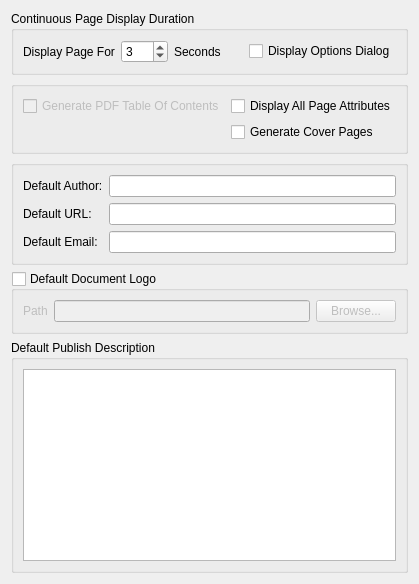
     <widget class="QWidget" name="tabPublishing">
      <attribute name="title">
       <string>Publishing</string>
      </attribute>
      <layout class="QVBoxLayout" name="verticalLayout_9">
       <item>
        <widget class="QGroupBox" name="pageProcessingContinuousGrpBox">
         <property name="title">
          <string>Continuous Page Display Duration</string>
         </property>
         <layout class="QHBoxLayout" name="horizontalLayout_11">
          <item>
           <widget class="QLabel" name="label_10">
            <property name="sizePolicy">
             <sizepolicy hsizetype="Fixed" vsizetype="Preferred">
              <horstretch>0</horstretch>
              <verstretch>0</verstretch>
             </sizepolicy>
            </property>
            <property name="contextMenuPolicy">
             <enum>Qt::ContextMenuPolicy::PreventContextMenu</enum>
            </property>
            <property name="toolTip">
             <string>Set the page 'display pause' in seconds. Minimum pause is 0, maximum pause is 180.</string>
            </property>
            <property name="text">
             <string>Display Page For</string>
            </property>
           </widget>
          </item>
          <item>
           <widget class="QSpinBox" name="pageDisplayPauseSpin">
            <property name="toolTip">
             <string>Set the page 'display pause' in seconds. Minimum pause is 0, maximum pause is180.</string>
            </property>
            <property name="minimum">
             <number>0</number>
            </property>
            <property name="maximum">
             <number>180</number>
            </property>
            <property name="value">
             <number>3</number>
            </property>
           </widget>
          </item>
          <item>
           <widget class="QLabel" name="label_12">
            <property name="sizePolicy">
             <sizepolicy hsizetype="Fixed" vsizetype="Preferred">
              <horstretch>0</horstretch>
              <verstretch>0</verstretch>
             </sizepolicy>
            </property>
            <property name="contextMenuPolicy">
             <enum>Qt::ContextMenuPolicy::PreventContextMenu</enum>
            </property>
            <property name="toolTip">
             <string>Set the page 'display pause' in seconds. Minimum pause is 0, maximum pause is 180.</string>
            </property>
            <property name="text">
             <string>Seconds</string>
            </property>
           </widget>
          </item>
          <item>
           <spacer name="horizontalSpacer_2">
            <property name="orientation">
             <enum>Qt::Orientation::Horizontal</enum>
            </property>
            <property name="sizeHint" stdset="0">
             <size>
              <width>0</width>
              <height>0</height>
             </size>
            </property>
           </spacer>
          </item>
          <item>
           <widget class="QCheckBox" name="doNotShowPageProcessDlgChk">
            <property name="toolTip">
             <string>Display continuous page processing options dialogue when menu action is triggered.</string>
            </property>
            <property name="text">
             <string>Display Options Dialog</string>
            </property>
           </widget>
          </item>
         </layout>
        </widget>
       </item>
       <item>
        <widget class="QGroupBox" name="attributesGrpBox">
         <layout class="QGridLayout" name="gridLayout_2">
          <item row="0" column="1">
           <widget class="QCheckBox" name="displayAllAttributes_Chk">
            <property name="toolTip">
             <string>Display all checked or enabled page attributes </string>
            </property>
            <property name="text">
             <string>Display All Page Attributes</string>
            </property>
           </widget>
          </item>
          <item row="1" column="1">
           <widget class="QCheckBox" name="generateCoverPages_Chk">
            <property name="toolTip">
             <string>Automatically generate front and back cover page</string>
            </property>
            <property name="text">
             <string>Generate Cover Pages</string>
            </property>
           </widget>
          </item>
          <item row="0" column="0">
           <widget class="QCheckBox" name="publishTOC_Chk">
            <property name="enabled">
             <bool>false</bool>
            </property>
            <property name="toolTip">
             <string>Generate table of contents in pdf output</string>
            </property>
            <property name="text">
             <string>Generate PDF Table Of Contents</string>
            </property>
           </widget>
          </item>
         </layout>
        </widget>
       </item>
       <item>
        <widget class="QGroupBox" name="editorGrpBox">
         <layout class="QGridLayout" name="gridLayout">
          <item row="0" column="0">
           <widget class="QLabel" name="label_8">
            <property name="toolTip">
             <string>Sets the default Author on published documents</string>
            </property>
            <property name="text">
             <string>Default Author:</string>
            </property>
           </widget>
          </item>
          <item row="0" column="1">
           <widget class="QLineEdit" name="authorName_Edit"/>
          </item>
          <item row="1" column="0">
           <widget class="QLabel" name="label_15">
            <property name="text">
             <string>Default URL:</string>
            </property>
           </widget>
          </item>
          <item row="1" column="1">
           <widget class="QLineEdit" name="publishURL_Edit"/>
          </item>
          <item row="2" column="0">
           <widget class="QLabel" name="label_17">
            <property name="text">
             <string>Default Email:</string>
            </property>
           </widget>
          </item>
          <item row="2" column="1">
           <widget class="QLineEdit" name="publishEmail_Edit"/>
          </item>
         </layout>
        </widget>
       </item>
       <item>
        <widget class="QGroupBox" name="publishLogoGrpBox">
         <property name="toolTip">
          <string>This directory contains the document logo</string>
         </property>
         <property name="title">
          <string>Default Document Logo</string>
         </property>
         <property name="checkable">
          <bool>true</bool>
         </property>
         <property name="checked">
          <bool>false</bool>
         </property>
         <layout class="QHBoxLayout" name="horizontalLayout_5">
          <item>
           <widget class="QLabel" name="label_16">
            <property name="text">
             <string>Path</string>
            </property>
           </widget>
          </item>
          <item>
           <widget class="QLineEdit" name="publishLogoPath">
            <property name="minimumSize">
             <size>
              <width>200</width>
              <height>0</height>
             </size>
            </property>
           </widget>
          </item>
          <item>
           <widget class="QPushButton" name="browsePublishLogo">
            <property name="toolTip">
             <string>Use dialog to select logo file</string>
            </property>
            <property name="whatsThis">
             <string>This lets you select your logo file</string>
            </property>
            <property name="text">
             <string>Browse...</string>
            </property>
           </widget>
          </item>
         </layout>
        </widget>
       </item>
       <item>
        <widget class="QGroupBox" name="publishDescriptionGrpBox">
         <property name="sizePolicy">
          <sizepolicy hsizetype="Preferred" vsizetype="Preferred">
           <horstretch>0</horstretch>
           <verstretch>0</verstretch>
          </sizepolicy>
         </property>
         <property name="title">
          <string>Default Publish Description</string>
         </property>
         <layout class="QVBoxLayout" name="verticalLayout_5">
          <item>
           <widget class="QTextEdit" name="publishDescriptionEdit">
            <property name="sizePolicy">
             <sizepolicy hsizetype="Preferred" vsizetype="MinimumExpanding">
              <horstretch>0</horstretch>
              <verstretch>0</verstretch>
             </sizepolicy>
            </property>
            <property name="acceptRichText">
             <bool>false</bool>
            </property>
           </widget>
          </item>
         </layout>
        </widget>
       </item>
      </layout>
     </widget>
